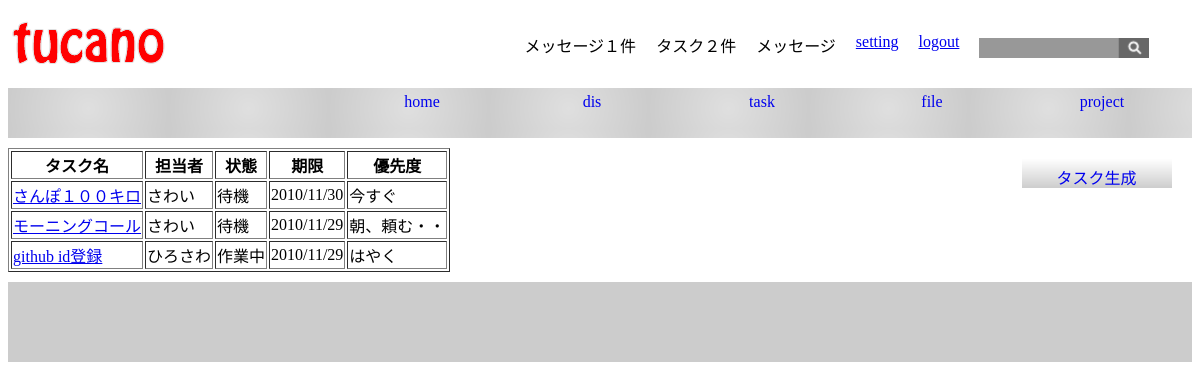
The app's page /admin/task/task.php (signed in) with its own data.
### tables this page shows
CREATE TABLE `tasks` (
  `t_id` int(11) NOT NULL AUTO_INCREMENT,
  `p_id` int(11) NOT NULL,
  `t_name` varchar(50) NOT NULL,
  `u_id` int(11) DEFAULT NULL,
  `t_limit` varchar(12) NOT NULL,
  `t_priority` varchar(18) DEFAULT NULL,
  `t_end` varchar(50) DEFAULT NULL,
  `t_body` text,
  `created` datetime DEFAULT NULL,
  `modified` datetime DEFAULT NULL,
  `t_begin` varchar(12) DEFAULT NULL,
  `s_id` int(11) NOT NULL,
  PRIMARY KEY (`t_id`),
  KEY `p_id` (`p_id`),
  KEY `p_id_2` (`p_id`,`u_id`),
  KEY `u_id` (`u_id`),
  KEY `s_id` (`s_id`)
);

CREATE TABLE `users` (
  `u_id` int(11) NOT NULL AUTO_INCREMENT,
  `u_project` int(11) DEFAULT NULL,
  `u_name` varchar(20) NOT NULL,
  `u_mail` varchar(80) NOT NULL,
  `u_password` varchar(30) NOT NULL,
  `created` datetime DEFAULT NULL,
  `modified` datetime DEFAULT NULL,
  PRIMARY KEY (`u_id`),
  UNIQUE KEY `u_mail` (`u_mail`),
  UNIQUE KEY `u_mail_2` (`u_mail`),
  KEY `u_project` (`u_project`)
);

CREATE TABLE `statuses` (
  `s_id` int(11) NOT NULL AUTO_INCREMENT,
  `s_status` varchar(20) NOT NULL,
  PRIMARY KEY (`s_id`),
  UNIQUE KEY `s_status` (`s_status`)
);

### config/include.php (called while the page is built, shortened)
<?php
function db_con() {
    $con = mysqli_connect("localhost", "root", "hoge", "tucano");
    return $con;
}
function db_result($sql) {
    $con = db_con();
    $result = mysqli_query($con, $sql);
    return $result;
}
?>

### admin/task/task.php (the view, shortened to what this page needs)
<?php
include "../../config/include.php";
$msg = "";
$sql = "SELECT * FROM tasks, users, statuses WHERE p_id = {$_SESSION["u_project"]} "
     . "AND users.u_id = tasks.u_id AND statuses.s_id = tasks.s_id ORDER BY t_limit DESC";
$result = db_result($sql);
if ($result){
    $msg .= <<< END
<table border="1">
<tr>
  <th>タスク名</th>
  <th>担当者</th>
  <th>状態</th>
  <th>期限</th>
  <th>優先度</th>
</tr>
END;
    while($data = mysqli_fetch_array($result)){
        $msg .= <<< END
<tr>
<td><a href="./task-detail.php?t_id={$data["t_id"]}">{$data["t_name"]}</a></td>
<td>{$data["u_name"]}</td>
<td>{$data["s_status"]}</td>
<td>{$data["t_limit"]}</td>
<td>{$data["t_priority"]}</td>
</tr>
END;
    }
} else {
    $msg .= "タスクはありません";
}
$msg .= <<< END
</table>
END;
?>
<!DOCTYPE html PUBLIC "-//W3C//DTD XHTML 1.0 Transitional//EN" "http://www.w3.org/TR/xhtml1/DTD/xhtml1-transitional.dtd">
<html xmlns="http://www.3w.prg/1999/xhtml">
<head>
<link rel="stylesheet" type="text/css" href="../../css/main.css">
</head>
<body>
<div id="header">
  <div id="logo"></div>
  <div id="head-menu">
    <ul>
      <li>メッセージ１件</li>
      <li>タスク２件</li>
      <li>メッセージ</li>
      <li><a href="../setting/setting.html">setting</a></li>
      <li><a href="../../index.php">logout</a></li>
      <li><img id="src" src="../../img/src.jpg"></li>
    </ul>
  </div>
</div>
<div id="nav">
  <ul>
    <li><a href="../index.html">home</a></li>
    <li><a href="../discussion/discussion.html">dis</a></li>
    <li><a href="./task.php">task</a></li>
    <li><a href="../file/uploader.html">file</a></li>
    <li><a href="../project/members.html">project</a></li>
  </ul>
</div>
<div id="content">
  <div id="main">
    <?php print $msg; ?>
  </div>
  <div id="side">
    <div class="side-button"><a href="./task-create.php">タスク生成</a></div>
  </div>
</div>
<div id="footer">
</div>
</body>
</html>

### css/main.css (style rules this page uses)
body { padding:0; }
img { border:0; }
#header { width:100%; height:80px; }
#logo { float:left; position:relative; height:80px; width:160px; left:0px; top:0px; background:url("../img/logo.png") no-repeat; }
#head-menu { float:left; margin:0 5px; width:85%; height:80px; }
#head-menu ul { float:right; margin:0; padding:25px 10px; }
#head-menu li { float:left; list-style:none; padding:0 10px; }
#src { margin:5px 10px 0 0; width:170px; }
#nav { float:left; width:100%; background:url(../img/menu2.png); }
#nav ul { float:right; margin:0; padding:0 5px; }
#nav li { text-align:center; float:left; list-style:none; }
#nav li a { text-decoration:none; float:left; display:block; width:160px; height:40px; text-align:center; padding:5px; }
#content { clear:both; overflow:hidden; }
#main { margin-top:10px; float:left; width:80%; height:100%; }
#side { margin-top:20px; padding-bottom:300000px; margin-bottom:-300000px; margin-left:82%; height:100%; }
.side-button { width:150px; height:23px; background:url("../img/side-menu2.png") no-repeat; margin-left:20%; margin-right:20%; text-align:center; padding-top:7px; margin-top:10px; }
.side-button a { text-decoration:none; }
#footer { background:url(../img/header.png); clear:both; margin-top:10px; width:100%; height:80px; }

### records on screen
tasks: t_name "さんぽ１００キロ", u.u_name "さわい", s.s_status "待機", t_limit "2010/11/30", t_priority "今すぐ"
tasks: t_name "モーニングコール", u.u_name "さわい", s.s_status "待機", t_limit "2010/11/29", t_priority "朝、頼む・・"
tasks: t_name "github id登録", u.u_name "ひろさわ", s.s_status "作業中", t_limit "2010/11/29", t_priority "はやく"
